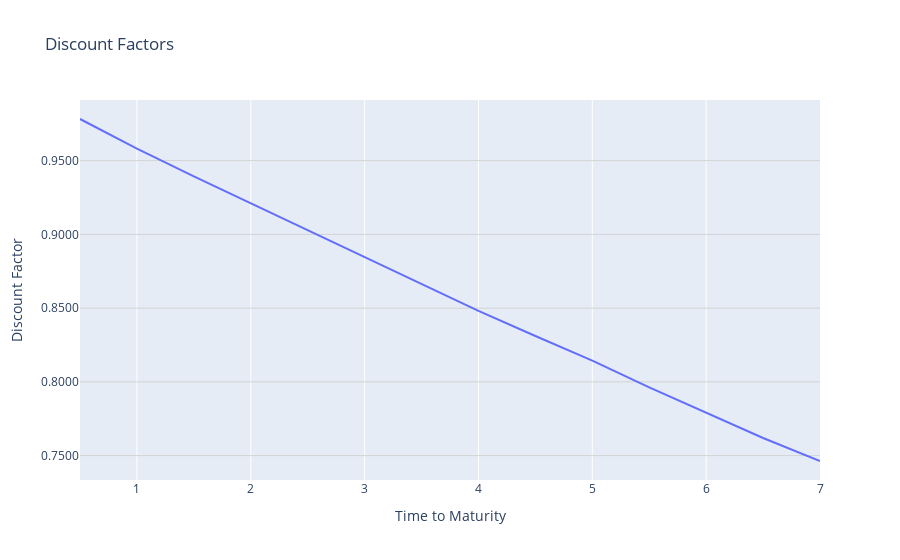

The notebook cell this image was saved under:
### Code cell
time_to_maturity = cf.columns - t_curr_date
time_to_maturity = np.round(time_to_maturity.days / 365, 2)

fig = px.line(
    x=time_to_maturity, 
    y=z, 
    labels={"x": "Time to Maturity", "y": "Discount Factor"}, 
    title="Discount Factors"
)
fig.update_layout(
    showlegend=False,
    yaxis=dict(
        tickformat=".4f",
        gridcolor='lightgrey',
        showgrid=True  # Ensure grid is enabled on the y-axis
    )
)
fig.show()

### Figure 1 — Plotly figure (JSON) as saved in the notebook; plotly's stock layout.template omitted (floating-point values rounded to 4 significant figures)
{"data": [{"hovertemplate": "Time to Maturity=%{x}<br>Discount Factor=%{y}<extra></extra>", "legendgroup": "", "line": {"color": "#636efa", "dash": "solid"}, "marker": {"symbol": "circle"}, "mode": "lines", "name": "", "orientation": "v", "showlegend": false, "type": "scatter", "x": [0.5, 1, 1.5, 2, 2.5, 3, 3.5, 4, 4.5, 5, 5.5, 6, 6.5, 7], "xaxis": "x", "y": [0.9782, 0.9581, 0.9394, 0.9211, 0.903, 0.8849, 0.8663, 0.8481, 0.8311, 0.8145, 0.7963, 0.779, 0.762, 0.7464], "yaxis": "y"}], "layout": {"legend": {"tracegroupgap": 0}, "showlegend": false, "title": {"text": "Discount Factors"}, "xaxis": {"anchor": "y", "domain": [0, 1], "title": {"text": "Time to Maturity"}}, "yaxis": {"anchor": "x", "domain": [0, 1], "gridcolor": "lightgrey", "showgrid": true, "tickformat": ".4f", "title": {"text": "Discount Factor"}}}}
